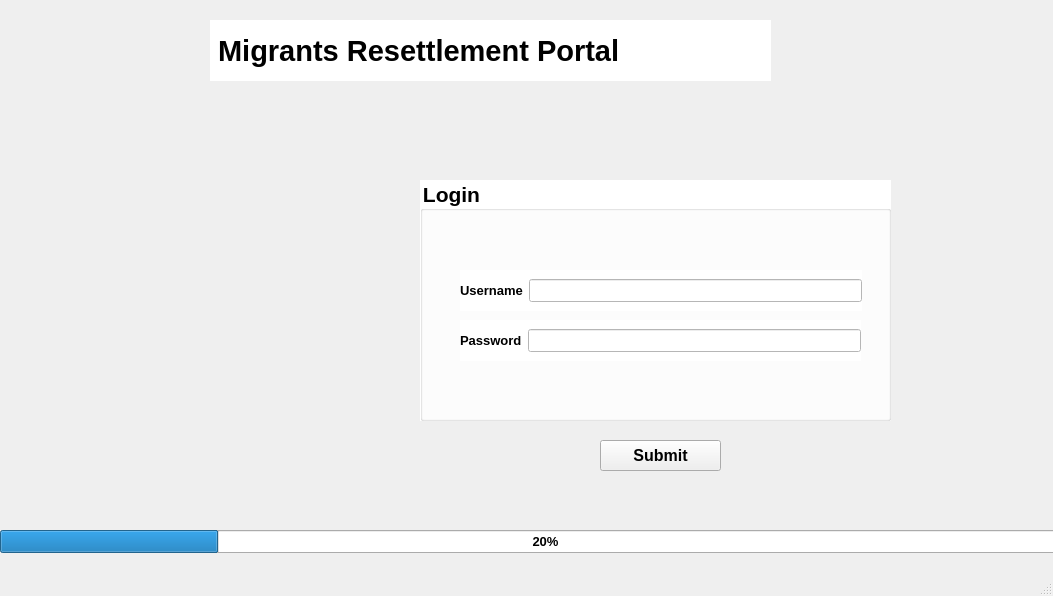
<?xml version="1.0" encoding="UTF-8"?>
<ui version="4.0">
 <class>MainWindow</class>
 <widget class="QMainWindow" name="MainWindow">
  <property name="geometry">
   <rect>
    <x>0</x>
    <y>0</y>
    <width>1053</width>
    <height>596</height>
   </rect>
  </property>
  <property name="font">
   <font>
    <pointsize>10</pointsize>
    <weight>75</weight>
    <bold>true</bold>
   </font>
  </property>
  <property name="windowTitle">
   <string>MainWindow</string>
  </property>
  <property name="styleSheet">
   <string notr="true">background-image: url(:/new/prefix1/D:/FEC/pexels-madison-inouye-1831234.jpg);</string>
  </property>
  <widget class="QWidget" name="centralwidget">
   <widget class="QLabel" name="label">
    <property name="geometry">
     <rect>
      <x>210</x>
      <y>20</y>
      <width>561</width>
      <height>61</height>
     </rect>
    </property>
    <property name="font">
     <font>
      <pointsize>22</pointsize>
      <weight>75</weight>
      <bold>true</bold>
     </font>
    </property>
    <property name="styleSheet">
     <string notr="true">background-color: rgb(255, 255, 255);</string>
    </property>
    <property name="lineWidth">
     <number>1</number>
    </property>
    <property name="text">
     <string> Migrants Resettlement Portal</string>
    </property>
   </widget>
   <widget class="QGroupBox" name="groupBox">
    <property name="geometry">
     <rect>
      <x>420</x>
      <y>180</y>
      <width>471</width>
      <height>241</height>
     </rect>
    </property>
    <property name="font">
     <font>
      <pointsize>16</pointsize>
      <weight>75</weight>
      <bold>true</bold>
     </font>
    </property>
    <property name="styleSheet">
     <string notr="true">background-color: rgb(255, 255, 255);
</string>
    </property>
    <property name="title">
     <string>Login</string>
    </property>
    <widget class="QWidget" name="layoutWidget">
     <property name="geometry">
      <rect>
       <x>40</x>
       <y>140</y>
       <width>401</width>
       <height>41</height>
      </rect>
     </property>
     <layout class="QHBoxLayout" name="horizontalLayout">
      <item>
       <widget class="QLabel" name="label_3">
        <property name="font">
         <font>
          <pointsize>10</pointsize>
          <weight>75</weight>
          <bold>true</bold>
         </font>
        </property>
        <property name="text">
         <string>Password</string>
        </property>
       </widget>
      </item>
      <item>
       <widget class="QLineEdit" name="lineEdit_password">
        <property name="font">
         <font>
          <pointsize>10</pointsize>
          <weight>75</weight>
          <bold>true</bold>
         </font>
        </property>
        <property name="contextMenuPolicy">
         <enum>Qt::DefaultContextMenu</enum>
        </property>
        <property name="styleSheet">
         <string notr="true"/>
        </property>
        <property name="echoMode">
         <enum>QLineEdit::Password</enum>
        </property>
       </widget>
      </item>
     </layout>
    </widget>
    <widget class="QWidget" name="layoutWidget_2">
     <property name="geometry">
      <rect>
       <x>40</x>
       <y>90</y>
       <width>402</width>
       <height>41</height>
      </rect>
     </property>
     <layout class="QHBoxLayout" name="horizontalLayout_2">
      <item>
       <widget class="QLabel" name="label_2">
        <property name="font">
         <font>
          <pointsize>10</pointsize>
          <weight>75</weight>
          <bold>true</bold>
         </font>
        </property>
        <property name="text">
         <string>Username</string>
        </property>
       </widget>
      </item>
      <item>
       <widget class="QLineEdit" name="lineEdit_username">
        <property name="font">
         <font>
          <pointsize>10</pointsize>
          <weight>75</weight>
          <bold>true</bold>
         </font>
        </property>
        <property name="styleSheet">
         <string notr="true"/>
        </property>
       </widget>
      </item>
     </layout>
    </widget>
   </widget>
   <widget class="QLabel" name="label_4">
    <property name="geometry">
     <rect>
      <x>80</x>
      <y>180</y>
      <width>261</width>
      <height>211</height>
     </rect>
    </property>
    <property name="styleSheet">
     <string notr="true">image: url(:/new/prefix1/D:/FEC/medical_mask_PNG48.png);</string>
    </property>
    <property name="text">
     <string/>
    </property>
   </widget>
   <widget class="QPushButton" name="pushButton">
    <property name="geometry">
     <rect>
      <x>600</x>
      <y>440</y>
      <width>121</width>
      <height>31</height>
     </rect>
    </property>
    <property name="font">
     <font>
      <pointsize>12</pointsize>
      <weight>75</weight>
      <bold>true</bold>
     </font>
    </property>
    <property name="text">
     <string>Submit</string>
    </property>
   </widget>
   <widget class="QProgressBar" name="progressBar">
    <property name="geometry">
     <rect>
      <x>0</x>
      <y>530</y>
      <width>1091</width>
      <height>23</height>
     </rect>
    </property>
    <property name="value">
     <number>20</number>
    </property>
    <property name="format">
     <string>%p%</string>
    </property>
   </widget>
  </widget>
  <widget class="QMenuBar" name="menubar">
   <property name="geometry">
    <rect>
     <x>0</x>
     <y>0</y>
     <width>1053</width>
     <height>26</height>
    </rect>
   </property>
  </widget>
  <widget class="QStatusBar" name="statusbar"/>
 </widget>
 <resources/>
 <connections/>
</ui>
